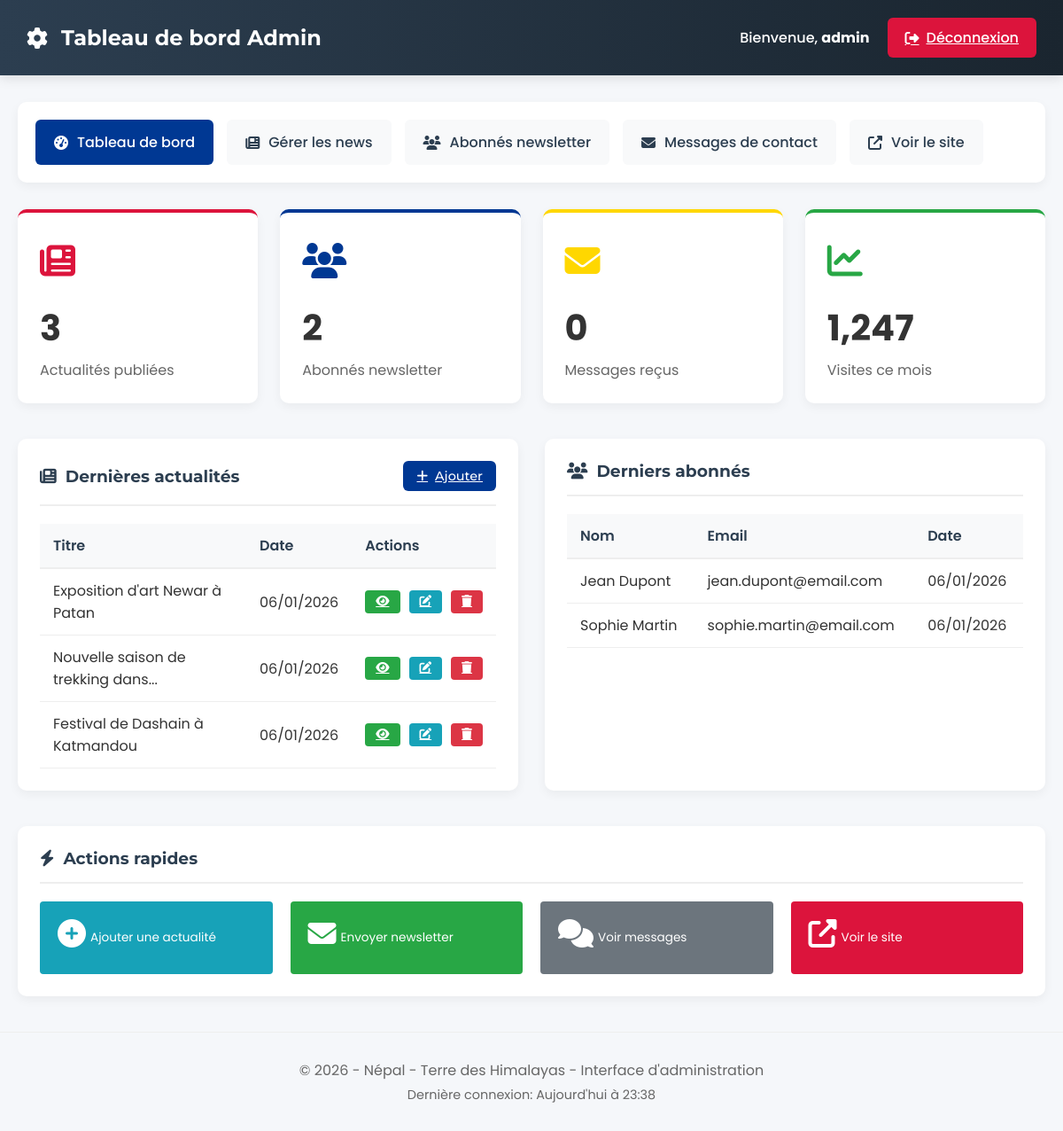
Screenshot of /admin/dashboard.php (signed in) with the database file from the repository.
### tables this page shows
CREATE TABLE news (
    news_id INT AUTO_INCREMENT PRIMARY KEY,
    titre VARCHAR(255) NOT NULL,
    resume TEXT NOT NULL,
    contenu TEXT NOT NULL,
    date_publication DATETIME DEFAULT CURRENT_TIMESTAMP,
    image_url VARCHAR(500) NULL,
    created_at TIMESTAMP DEFAULT CURRENT_TIMESTAMP
);

CREATE TABLE internaute (
    id INT AUTO_INCREMENT PRIMARY KEY,
    nom VARCHAR(100) NOT NULL,
    prenom VARCHAR(100) NOT NULL,
    email VARCHAR(255) NOT NULL UNIQUE,
    date_inscription TIMESTAMP DEFAULT CURRENT_TIMESTAMP,
    actif TINYINT(1) DEFAULT 1
);

### includes/functions.php (called while the page is built, shortened)
<?php
function shortenText($text, $length = 100) {
    if (strlen($text) <= $length) {
        return $text;
    }
    $shortened = substr($text, 0, $length);
    $lastSpace = strrpos($shortened, ' ');
    if ($lastSpace !== false) {
        $shortened = substr($shortened, 0, $lastSpace);
    }
    return $shortened . '...';
}
function formatDate($date, $format = 'd/m/Y') {
    $timestamp = strtotime($date);
    return date($format, $timestamp);
}
?>

### admin/dashboard.php (the view, shortened to what this page needs)
<?php
require_once '../config.php';
require_once '../includes/functions.php';
try {
    $stmt = $conn->query("SELECT COUNT(*) as count FROM news");
    $newsCount = $stmt->fetch(PDO::FETCH_ASSOC)['count'];
    $stmt = $conn->query("SELECT COUNT(*) as count FROM internaute WHERE actif = 1");
    $subscriberCount = $stmt->fetch(PDO::FETCH_ASSOC)['count'];
    $stmt = $conn->query("SELECT COUNT(*) as count FROM contact");
    $contactCount = $stmt->fetch(PDO::FETCH_ASSOC)['count'];
    $stmt = $conn->query("SELECT * FROM news ORDER BY date_publication DESC LIMIT 5");
    $recentNews = $stmt->fetchAll(PDO::FETCH_ASSOC);
    $stmt = $conn->query("SELECT * FROM internaute ORDER BY date_inscription DESC LIMIT 5");
    $recentSubscribers = $stmt->fetchAll(PDO::FETCH_ASSOC);
} catch(PDOException $e) {
    $error = "Erreur: " . $e->getMessage();
}
?>
<!DOCTYPE html>
<html lang="fr">
<head>
    <link rel="stylesheet" href="https://cdnjs.cloudflare.com/ajax/libs/font-awesome/6.4.0/css/all.min.css">
</head>
<body>
    <header class="admin-header">
        <h1><i class="fas fa-cog"></i> Tableau de bord Admin</h1>
        <div class="admin-info">
            <div class="admin-welcome">
                Bienvenue, <strong><?php echo htmlspecialchars($_SESSION['admin_username']); ?></strong>
            </div>
            <a href="?logout=true" class="btn-logout">
                <i class="fas fa-sign-out-alt"></i> Déconnexion
            </a>
        </div>
    </header>
    <div class="admin-container">
        <nav class="admin-nav">
            <ul class="nav-menu">
                <li class="nav-item active"><a href="dashboard.php"><i class="fas fa-tachometer-alt"></i> Tableau de bord</a></li>
                <li class="nav-item"><a href="news_crud.php"><i class="fas fa-newspaper"></i> Gérer les news</a></li>
                <li class="nav-item"><a href="subscribers.php"><i class="fas fa-users"></i> Abonnés newsletter</a></li>
                <li class="nav-item"><a href="contacts.php"><i class="fas fa-envelope"></i> Messages de contact</a></li>
                <li class="nav-item"><a href="../index.php" target="_blank"><i class="fas fa-external-link-alt"></i> Voir le site</a></li>
            </ul>
        </nav>
        <div class="stats-grid">
            <div class="stat-card news">
                <div class="stat-icon">
                    <i class="fas fa-newspaper"></i>
                </div>
                <div class="stat-number"><?php echo $newsCount; ?></div>
                <div class="stat-label">Actualités publiées</div>
            </div>
            <div class="stat-card subscribers">
                <div class="stat-icon">
                    <i class="fas fa-users"></i>
                </div>
                <div class="stat-number"><?php echo $subscriberCount; ?></div>
                <div class="stat-label">Abonnés newsletter</div>
            </div>
            <div class="stat-card contacts">
                <div class="stat-icon">
                    <i class="fas fa-envelope"></i>
                </div>
                <div class="stat-number"><?php echo $contactCount; ?></div>
                <div class="stat-label">Messages reçus</div>
            </div>
            <div class="stat-card visits">
                <div class="stat-icon">
                    <i class="fas fa-chart-line"></i>
                </div>
                <div class="stat-number">1,247</div>
                <div class="stat-label">Visites ce mois</div>
            </div>
        </div>
        <div class="admin-sections">
            <div class="section-card">
                <div class="section-title">
                    <h3><i class="fas fa-newspaper"></i> Dernières actualités</h3>
                    <a href="news_crud.php?action=add" class="btn-add">
                        <i class="fas fa-plus"></i> Ajouter
                    </a>
                </div>
                <?php if(count($recentNews) > 0): ?>
                    <table class="data-table">
                        <thead>
                            <tr>
                                <th>Titre</th>
                                <th>Date</th>
                                <th>Actions</th>
                            </tr>
                        </thead>
                        <tbody>
                            <?php foreach($recentNews as $news): ?>
                                <tr>
                                    <td><?php echo shortenText($news['titre'], 40); ?></td>
                                    <td><?php echo formatDate($news['date_publication'], 'd/m/Y'); ?></td>
                                    <td>
                                        <div class="actions">
                                            <a href="../news_details.php?id=<?php echo $news['news_id']; ?>" target="_blank" class="btn-action btn-view" title="Voir">
                                                <i class="fas fa-eye"></i>
                                            </a>
                                            <a href="news_crud.php?action=edit&id=<?php echo $news['news_id']; ?>" class="btn-action btn-edit" title="Modifier">
                                                <i class="fas fa-edit"></i>
                                            </a>
                                            <a href="news_crud.php?action=delete&id=<?php echo $news['news_id']; ?>"
                                               class="btn-action btn-delete"
                                               title="Supprimer"
                                               onclick="return confirm('Êtes-vous sûr de vouloir supprimer cette actualité ?')">
                                                <i class="fas fa-trash"></i>
                                            </a>
                                        </div>
                                    </td>
                                </tr>
                            <?php endforeach; ?>
                        </tbody>
                    </table>
                <?php endif; ?>
            </div>
            <div class="section-card">
                <div class="section-title">
                    <h3><i class="fas fa-users"></i> Derniers abonnés</h3>
                </div>
                <?php if(count($recentSubscribers) > 0): ?>
                    <table class="data-table">
                        <thead>
                            <tr>
                                <th>Nom</th>
                                <th>Email</th>
                                <th>Date</th>
                            </tr>
                        </thead>
                        <tbody>
                            <?php foreach($recentSubscribers as $subscriber): ?>
                                <tr>
                                    <td><?php echo htmlspecialchars($subscriber['prenom'] . ' ' . $subscriber['nom']); ?></td>
                                    <td><?php echo htmlspecialchars($subscriber['email']); ?></td>
                                    <td><?php echo formatDate($subscriber['date_inscription'], 'd/m/Y'); ?></td>
                                </tr>
                            <?php endforeach; ?>
                        </tbody>
                    </table>
                <?php endif; ?>
            </div>
        </div>
        <div class="section-card">
            <div class="section-title">
                <h3><i class="fas fa-bolt"></i> Actions rapides</h3>
            </div>
            <div style="display: grid; grid-template-columns: repeat(auto-fit, minmax(200px, 1fr)); gap: 20px;">
                <a href="news_crud.php?action=add" class="btn-action btn-edit" style="text-decoration: none; text-align: center; padding: 20px;">
                    <i class="fas fa-plus-circle" style="font-size: 2rem; margin-bottom: 10px;"></i>
                    <div>Ajouter une actualité</div>
                </a>
                <a href="subscribers.php" class="btn-action btn-view" style="text-decoration: none; text-align: center; padding: 20px;">
                    <i class="fas fa-envelope" style="font-size: 2rem; margin-bottom: 10px;"></i>
                    <div>Envoyer newsletter</div>
                </a>
                <a href="contacts.php" class="btn-action" style="text-decoration: none; text-align: center; padding: 20px; background-color: #6c757d; color: white;">
                    <i class="fas fa-comments" style="font-size: 2rem; margin-bottom: 10px;"></i>
                    <div>Voir messages</div>
                </a>
                <a href="../index.php" target="_blank" class="btn-action" style="text-decoration: none; text-align: center; padding: 20px; background-color: var(--primary-color); color: white;">
                    <i class="fas fa-external-link-alt" style="font-size: 2rem; margin-bottom: 10px;"></i>
                    <div>Voir le site</div>
                </a>
            </div>
        </div>
    </div>
    <footer class="admin-footer">
        <p>© <?php echo date('Y'); ?> - <?php echo SITE_NAME; ?> - Interface d'administration</p>
        <p style="font-size: 0.9rem; margin-top: 5px;">Dernière connexion: Aujourd'hui à <?php echo date('H:i'); ?></p>
    </footer>
</body>
</html>

### admin/dashboard.php (style rules this page uses)
:root { --primary-color: #DC143C; --secondary-color: #003893; --accent-color: #FFD700; --dark-color: #2c3e50; }
* { margin: 0; padding: 0; box-sizing: border-box; }
body { font-family: 'Poppins', sans-serif; background-color: #f5f7fa; color: #333; }
.admin-header { background: linear-gradient(to right, var(--dark-color), #1a252f); color: white; padding: 20px 30px; display: flex; justify-content: space-between; align-items: center; box-shadow: 0 4px 12px rgba(0,0,0,0.1); position: sticky; top: 0; z-index: 1000; }
.admin-header h1 { font-family: 'Montserrat', sans-serif; font-size: 1.5rem; display: flex; align-items: center; gap: 15px; }
.admin-info { display: flex; align-items: center; gap: 20px; }
.admin-welcome { font-weight: 500; }
.btn-logout { background-color: var(--primary-color); color: white; border: none; padding: 10px 20px; border-radius: 6px; cursor: pointer; display: flex; align-items: center; gap: 8px; font-weight: 500; transition: all 0.3s ease; }
.admin-container { max-width: 1400px; margin: 30px auto; padding: 0 20px; }
.admin-nav { background-color: white; border-radius: 10px; padding: 20px; margin-bottom: 30px; box-shadow: 0 4px 12px rgba(0,0,0,0.05); }
.nav-menu { display: flex; gap: 15px; flex-wrap: wrap; list-style: none; }
.nav-item a { display: flex; align-items: center; gap: 10px; padding: 12px 20px; background-color: #f8f9fa; border-radius: 6px; text-decoration: none; color: var(--dark-color); font-weight: 500; transition: all 0.3s ease; border: 1px solid transparent; }
.nav-item.active a { background-color: var(--secondary-color); color: white; }
.stats-grid { display: grid; grid-template-columns: repeat(auto-fit, minmax(250px, 1fr)); gap: 25px; margin-bottom: 40px; }
.stat-card { background-color: white; border-radius: 10px; padding: 25px; box-shadow: 0 4px 12px rgba(0,0,0,0.05); transition: all 0.3s ease; border-top: 4px solid; }
.stat-card.news { border-top-color: var(--primary-color); }
.stat-card.subscribers { border-top-color: var(--secondary-color); }
.stat-card.contacts { border-top-color: var(--accent-color); }
.stat-card.visits { border-top-color: #28a745; }
.stat-icon { font-size: 2.5rem; margin-bottom: 15px; }
.stat-card.news .stat-icon { color: var(--primary-color); }
.stat-card.subscribers .stat-icon { color: var(--secondary-color); }
.stat-card.contacts .stat-icon { color: var(--accent-color); }
.stat-card.visits .stat-icon { color: #28a745; }
.stat-number { font-size: 2.5rem; font-weight: 700; margin-bottom: 5px; }
.stat-label { color: #666; font-size: 1rem; }
.admin-sections { display: grid; grid-template-columns: repeat(auto-fit, minmax(500px, 1fr)); gap: 30px; margin-bottom: 40px; }
.section-card { background-color: white; border-radius: 10px; padding: 25px; box-shadow: 0 4px 12px rgba(0,0,0,0.05); }
.section-title { font-family: 'Montserrat', sans-serif; color: var(--dark-color); margin-bottom: 20px; padding-bottom: 15px; border-bottom: 2px solid #eee; display: flex; align-items: center; justify-content: space-between; }
.section-title h3 { display: flex; align-items: center; gap: 10px; }
.btn-add { background-color: var(--secondary-color); color: white; border: none; padding: 8px 15px; border-radius: 6px; cursor: pointer; display: flex; align-items: center; gap: 8px; font-weight: 500; transition: all 0.3s ease; font-size: 0.9rem; }
.data-table { width: 100%; border-collapse: collapse; margin-top: 15px; }
.data-table th { text-align: left; padding: 12px 15px; background-color: #f8f9fa; color: var(--dark-color); font-weight: 600; border-bottom: 2px solid #eee; }
.data-table td { padding: 12px 15px; border-bottom: 1px solid #eee; }
.actions { display: flex; gap: 10px; }
.btn-action { padding: 6px 12px; border-radius: 4px; border: none; cursor: pointer; font-size: 0.85rem; display: flex; align-items: center; gap: 5px; transition: all 0.3s ease; }
.btn-edit { background-color: #17a2b8; color: white; }
.btn-delete { background-color: #dc3545; color: white; }
.btn-view { background-color: #28a745; color: white; }
.admin-footer { text-align: center; padding: 30px 0; color: #666; border-top: 1px solid #eee; margin-top: 40px; }

### rows the page displays
news: titre "Exposition d'art Newar à Patan", date_publication "06/01/2026"
news: titre "Nouvelle saison de trekking dans...", date_publication "06/01/2026"
news: titre "Festival de Dashain à Katmandou", date_publication "06/01/2026"
internaute: prenom+nom "Jean Dupont", email "jean.dupont@email.com", date_inscription "06/01/2026"
internaute: prenom+nom "Sophie Martin", email "sophie.martin@email.com", date_inscription "06/01/2026"

### other values shown
$_SESSION['admin_username'] "admin"
$newsCount "3"
$subscriberCount "2"
$contactCount "0"
SITE_NAME "Népal - Terre des Himalayas"
